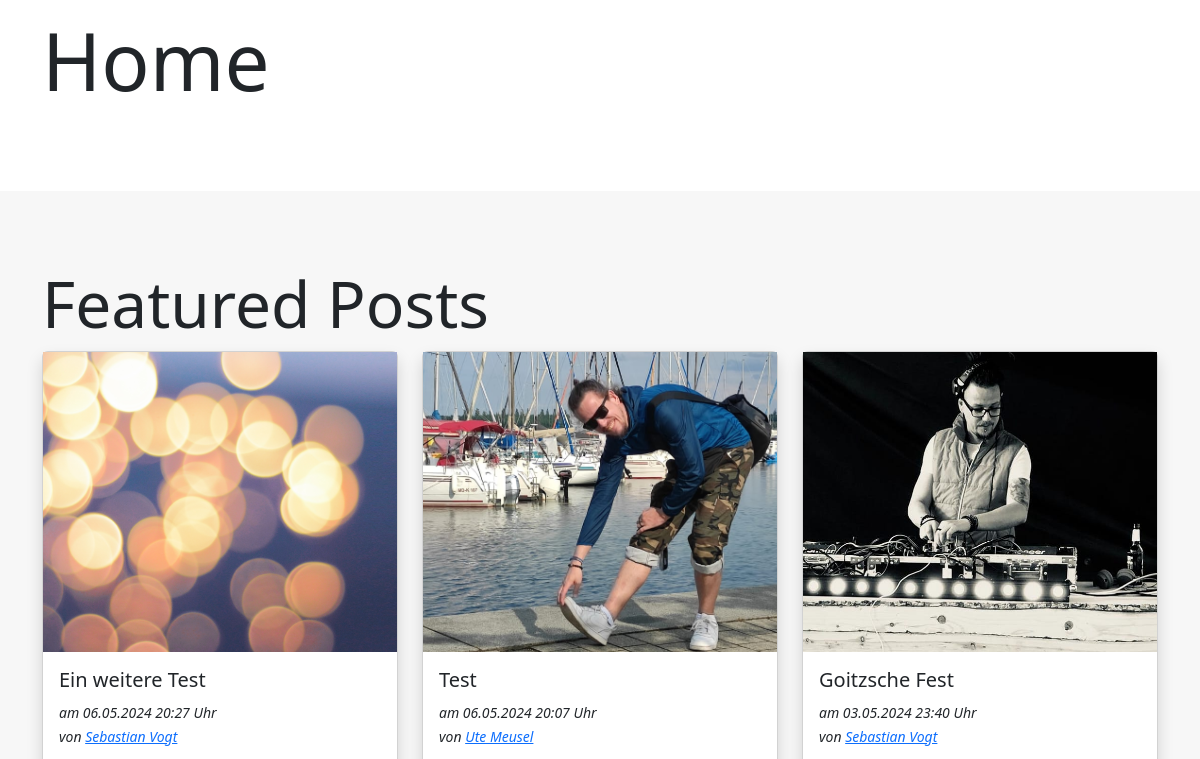
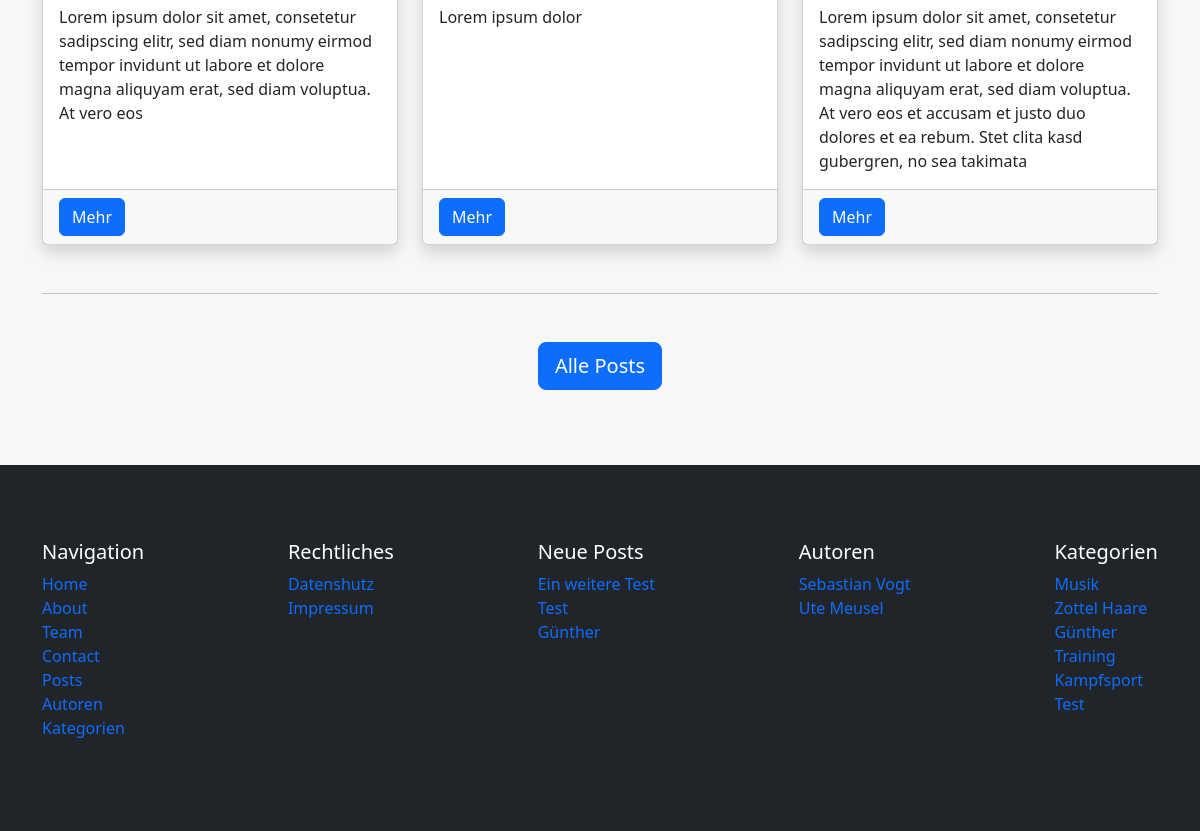
The app's page / (lower part), older data (2 pictures, top to bottom).
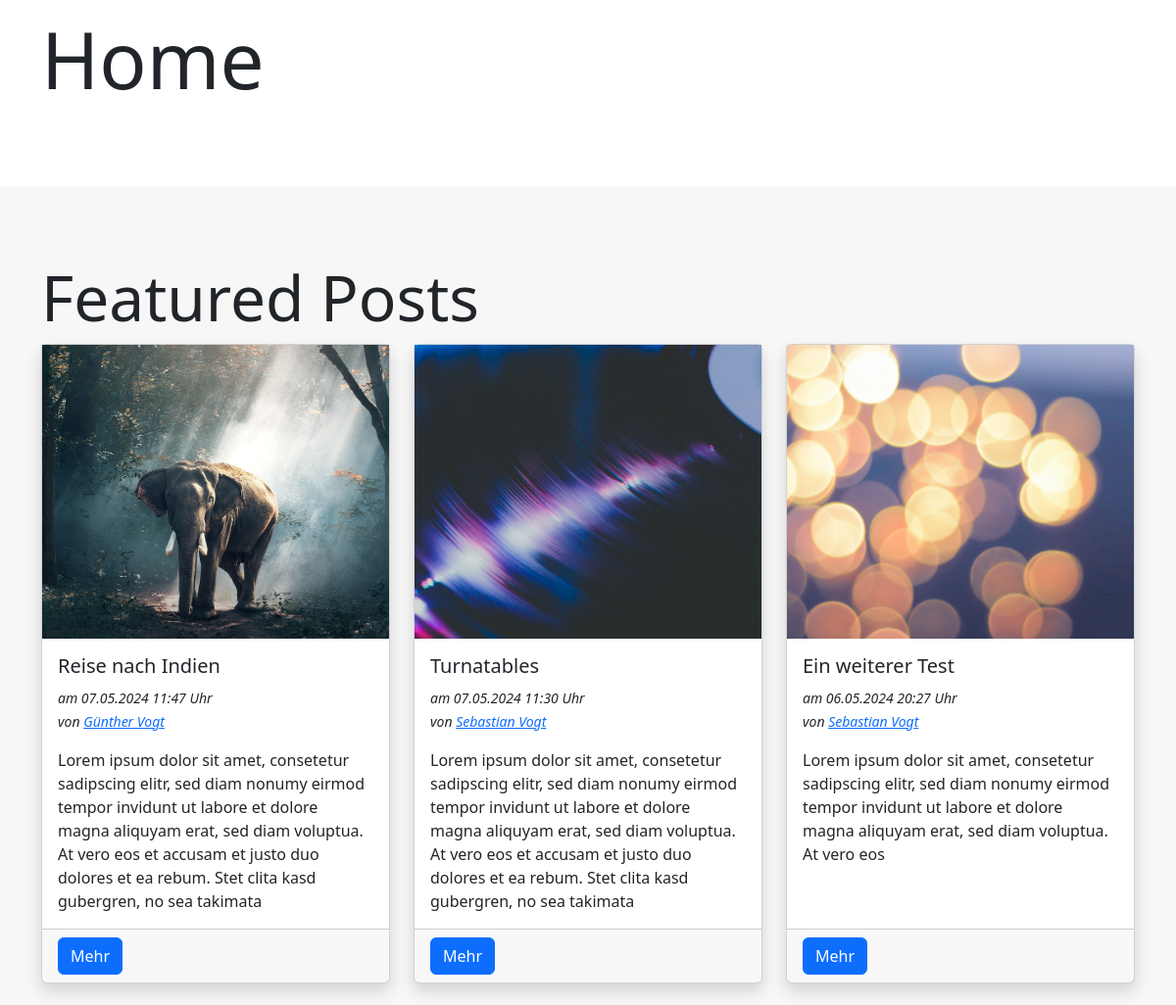
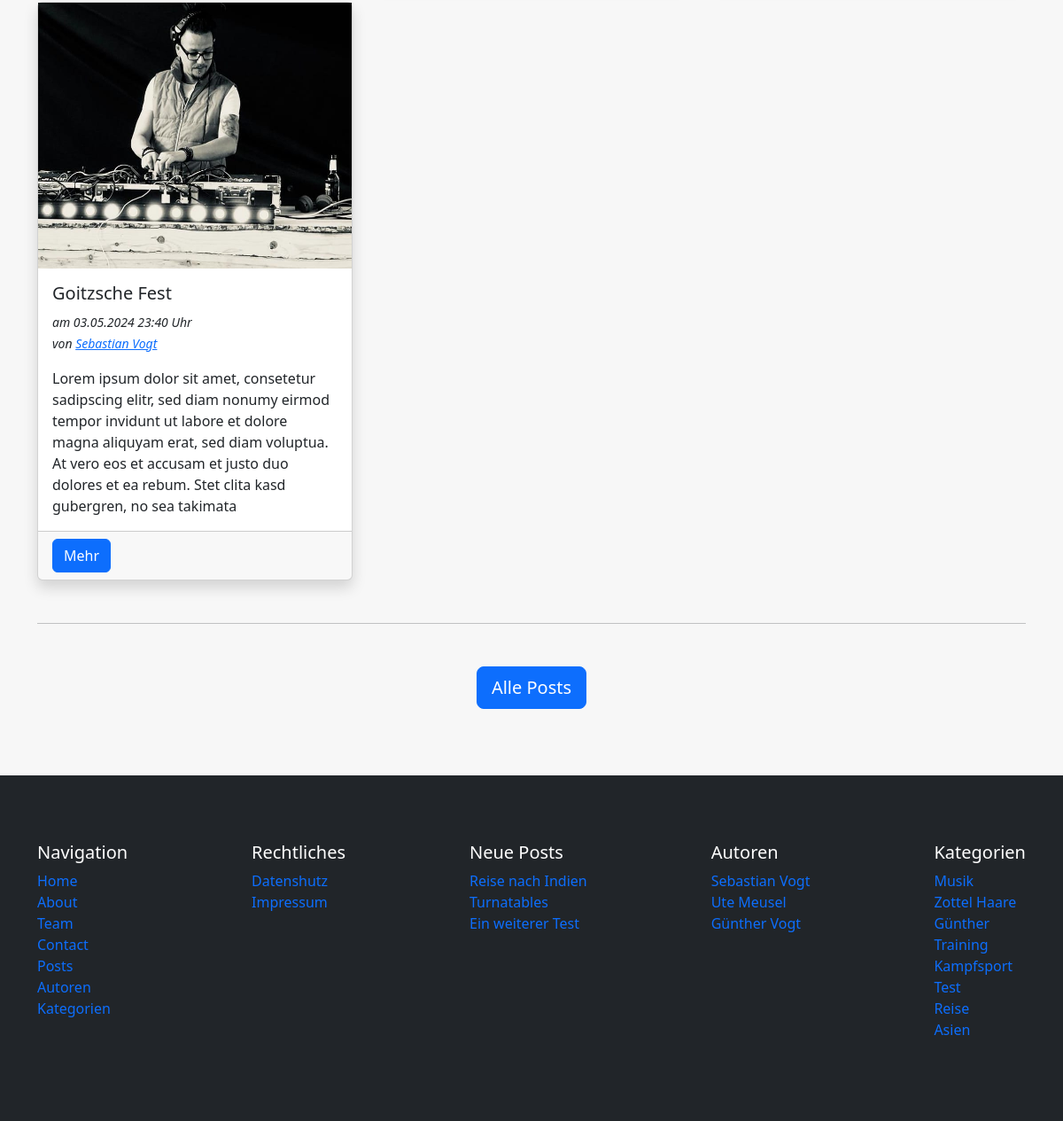
The same page, newer data (2 pictures, top to bottom).
### blog/models.py (models this page shows, shortened)
class Post(models.Model):
    author = models.ForeignKey(Author, on_delete=models.SET_NULL, null=True)
    title = models.CharField(max_length=255)
    slug = models.SlugField(unique=True)
    categories = models.ManyToManyField(Category, blank=True)
    content = tinymce_models.HTMLField()
    excerpt = models.TextField(max_length=255, blank=True)
    featured_image = models.ForeignKey(Image, on_delete=models.SET_NULL, blank=True, null=True)
    published = models.BooleanField(default=True)
    is_featured = models.BooleanField(default=False)
    allow_comments = models.BooleanField(default=False)
    created_at = models.DateTimeField(auto_now_add=True)
    updated_at = models.DateTimeField(auto_now=True)

class Category(models.Model):
    name = models.CharField(max_length=100, unique=True, db_index=True)
    slug = models.SlugField(unique=True, default="")
    class Meta:
        verbose_name_plural = "Categories"

### uploaded_media/models.py (models this page shows, shortened)
class Image(models.Model):
    title = models.CharField(max_length=100)
    alt_text = models.CharField(max_length=100)
    categories = models.ManyToManyField(Category, blank=True)
    image = models.ImageField(upload_to="uploaded_media/images")

### author/models.py (models this page shows, shortened)
class Author(models.Model):
    firstname = models.CharField(max_length=100)
    lastname = models.CharField(max_length=100)
    nickname = models.CharField(max_length=100, blank=True)
    email = models.EmailField(null=True)
    slug = models.SlugField(unique=True, default="")
    def get_fullname(self):
        return f"{self.firstname} {self.lastname}"

### pages/models.py (models this page shows, shortened)
class Page(models.Model):
    class Templates(models.TextChoices):
        FULL_WIDTH = "Fullwidth"
        CONTAINER = "Container"
        FULL_WIDTH_WITH_HEADER = "Fullwidth with header"
        CONTAINER_WITH_HEADER = "Container with header"
    title = models.CharField(max_length=255)
    slug = models.SlugField(unique=True, blank=True)
    index = models.IntegerField(default=1)
    content = tinymce_models.HTMLField()
    featured_image = models.ForeignKey(Image, on_delete=models.SET_NULL, null=True, blank=True)
    published = models.BooleanField(default=True)
    is_home = models.BooleanField(default=False)
    template = models.CharField(max_length=100, choices=Templates.choices, default=Templates.CONTAINER)
    created_at = models.DateTimeField(auto_now_add=True)
    updated_at = models.DateTimeField(auto_now=True)

### pages/views.py (the view)
# urls.py: path("", show_homepage, name="homepage"),
def show_homepage(request):
    page = get_object_or_404(models.Page, is_home=True, published=True)
    featured_posts = Post.objects.filter(is_featured=True, published=True).order_by("-created_at")
    template_path = ""
    if page.template == page.Templates.CONTAINER:
        template_path = "pages/page_container.html"
    elif page.template == page.Templates.FULL_WIDTH:
        template_path = "pages/page_fullwidth.html"
    elif page.template == page.Templates.CONTAINER_WITH_HEADER:
        template_path = "pages/page_container_with_header.html"
    elif page.template == page.Templates.FULL_WIDTH_WITH_HEADER:
        template_path = "pages/page_fullwidth_with_header.html"
    return render(request, template_path, {
        "page": page,
        "featured_posts": featured_posts
    })

### utils/context_processors.py (called while the page is built)
def menus_context(request):
    menu_main = Menu.objects.get(name="Main")
    menu_meta = Menu.objects.get(name="Meta")
    pages_main = menu_main.pages.filter(published=True).order_by("index")
    pages_meta = menu_meta.pages.filter(published=True).order_by("index")
    categories = Category.objects.all()
    authors = Author.objects.all()
    latest_posts = Post.objects.filter(published=True).order_by("-created_at")[:3]
    return {
        "pages_main": pages_main,
        "pages_meta": pages_meta,
        "categories": categories,
        "authors": authors,
        "latest_posts": latest_posts
    }

### pages/templates/pages/page_container_with_header.html (shortened to what this page needs)
{% extends "base.html" %}
{% block content %}
    <div class="container section-padding">
        <h1 class="display-1">{{ page.title|title }}</h1>
    </div>
    {% if page.is_home %}
        {% include "pages/partials/_featured_posts.html" %}
    {% endif %}
{% endblock %}

### pages/templates/pages/partials/_featured_posts.html
<section class="section-padding bg-light-grey">
    <div class="container">
        <h2 class="display-3">Featured Posts</h2>
        <div class="row row-cols-1 row-cols-lg-3 g-4 mb-5">
            {% for post in featured_posts %}
                <div class="col">
                    {% include "blog/partials/_posts_item.html" %}
                </div>
            {% endfor %}
        </div>
        <hr>
        <div class="d-flex justify-content-center mt-5">
            <a class="btn btn-primary btn-lg d-block" href="{% url "blog-posts" %}">Alle Posts</a>
        </div>
    </div>
</section>

### blog/templates/blog/partials/_posts_item.html (shortened to what this page needs)
<div class="card h-100 shadow">
    <a class="card__image-link w-100 d-block" href="{% url "blog-post-slug" slug=post.slug %}">
      <img class="card__image w-100" src="{{ post.featured_image.image.url }}" class="card-img-top" alt="{{ post.featured_image.image.title }}">
    </a>
    <div class="card-body">
      <h5 class="card-title">{{ post.title }}</h5>
        <div class="mb-3">
          <small>
            <i>
            am
            <time>{{ post.created_at|date:"d.m.Y H:i" }} Uhr</time>
            <br>
            von
            <a href="{% url "author-single-slug" slug=post.author.slug %}">{{ post.author.get_fullname }}</a>
            </i>
          </small>
        </div>
      <p class="card-text">{{ post.excerpt}}</p>
    </div>
    <div class="card-footer">
      <a class="btn btn-primary" href="{% url "blog-post-slug" slug=post.slug %}">Mehr</a>
    </div>
  </div>

### templates/partials/_navigation_main.html
<nav>
    <ul class="list-unstyled">
        {% for page in pages_main %}
            <li><a class="text-decoration-none {% if page.title|lower in request.path or page.is_home and request.path == "/" %}active{% endif %}" href="{% url "pages-page-single-slug" slug=page.slug %}">{{ page.title }}</a></li>
        {% endfor %}
        <li><a class="text-decoration-none" href="{% url "blog-posts" %}">Posts</a></li>
        <li><a class="text-decoration-none" href="{% url "author-index" %}">Autoren</a></li>
        <li><a class="text-decoration-none" href="{% url "blog-categories" %}">Kategorien</a></li>
    </ul>
</nav>

### templates/partials/_navigation_meta.html
<nav>
    <ul class="list-unstyled">
        {% for page in pages_meta %}
            <li><a class="text-decoration-none {% if page.title|lower in request.path or page.is_home and request.path == "/" %}active{% endif %}" href="{% url "pages-page-single-slug" slug=page.slug %}">{{ page.title }}</a></li>
        {% endfor %}
    </ul>
</nav>

### templates/partials/_navigation_latest_posts.html
<nav>
    {% if latest_posts %}
        <ul class="list-unstyled">
            {% for post in latest_posts %}
                <li><a class="text-decoration-none {% if post.slug|lower in request.path %}active{% endif %}" href="{% url "blog-post-slug" slug=post.slug %}">{{ post.title }}</a></li>
            {% endfor %}
        </ul>
    {% else %}
        <p>Keine Posts vorhanden</p>
    {% endif %}
</nav>

### templates/partials/_navigation_authors.html
<nav>
    {% if authors %}
        <ul class="list-unstyled">
            {% for author in authors %}
                <li><a class="text-decoration-none {% if author.name|lower in request.path %}active{% endif %}" href="{% url "author-single-slug" slug=author.slug %}">{{ author.get_fullname }}</a></li>
            {% endfor %}
        </ul>
    {% else %}
        <p>Keine Autoren vorhanden</p>
    {% endif %}
</nav>

### templates/partials/_navigation_categories.html
<nav>
    {% if categories %}
        <ul class="list-unstyled">
            {% for category in categories %}
                <li><a class="text-decoration-none {% if category.name|lower in request.path %}active{% endif %}" href="{% url "blog-category-slug" slug=category.slug %}">{{ category.name }}</a></li>
            {% endfor %}
        </ul>
    {% else %}
        <p>Keine Kategorien vorhanden</p>
    {% endif %}
</nav>

Row changes from the older to the newer data that the page shows:
no longer on this page (row edited): Post: featured_image.image (picture), title "Test", created_at "06.05.2024 20:07", author.get_fullname "Ute Meusel", excerpt "Lorem ipsum dolor"
no longer on this page (row edited): Post: title "Günther", shown under "Neue Posts"
added Post: featured_image.image (picture), title "Reise nach Indien", created_at "07.05.2024 11:47", author.get_fullname "Günther Vogt", excerpt "Lorem ipsum dolor sit amet, consetetur sadipscing elitr, sed diam nonumy eirmod tempor invidunt ut labore et dolore magna aliquyam erat, sed diam voluptua. At vero eos et accusam et justo duo dolores et ea rebum. Stet clita kasd gubergren, no sea takimata"
added Post: featured_image.image (picture), title "Turnatables", created_at "07.05.2024 11:30", author.get_fullname "Sebastian Vogt", excerpt "Lorem ipsum dolor sit amet, consetetur sadipscing elitr, sed diam nonumy eirmod tempor invidunt ut labore et dolore magna aliquyam erat, sed diam voluptua. At vero eos et accusam et justo duo dolores et ea rebum. Stet clita kasd gubergren, no sea takimata"
changed Post: title "Ein weitere Test" → "Ein weiterer Test"
added Author: get_fullname "Günther Vogt"
added Category: name "Reise"
added Category: name "Asien"
